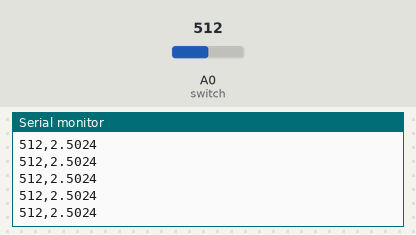
The sketch below on a simulated Arduino Uno, built with avr-gcc and run on an emulated ATmega328P. On the bench: the last lines printed to the serial monitor. The test bench sets the inputs (shaded band); at power-on: A0 (switch) = 512.

Above: at 1.2 s.
1.3 s: A0 (switch) set to 716
At 1.8 s:
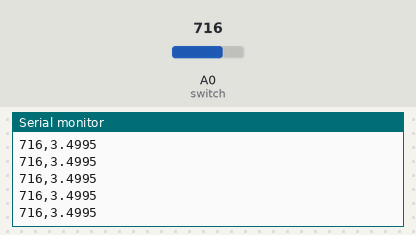
2.8 s: A0 (switch) set to 900
At 3.7 s:
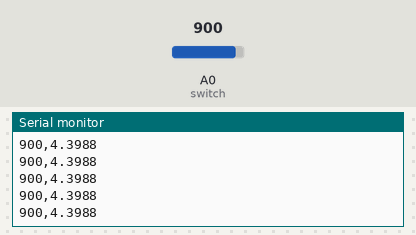
Timing chart, 0 to 5.8 s (numbered marks = the images above; inputs shaded):
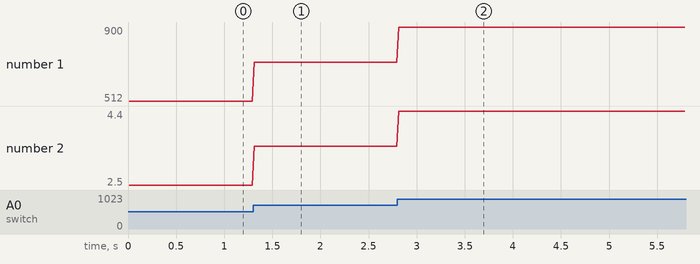

The sketch:

read_voltage.ino
```cpp
// Task 1.2: ReadAnalogVoltage variant. Prints raw ADC code and voltage on A0.
// At startup measures Vcc from the internal 1.1 V bandgap (ADC reference = Vcc).

long readVccMilli() {
  // MUX = 1110 (bandgap 1.1 V), REFS0 = AVcc reference
  ADMUX = _BV(REFS0) | _BV(MUX3) | _BV(MUX2) | _BV(MUX1);
  delay(5);                                  // let the bandgap settle
  long sum = 0;
  for (int i = 0; i < 64; i++) {
    ADCSRA |= _BV(ADSC);
    while (ADCSRA & _BV(ADSC));
    if (i >= 8) sum += ADC;                  // discard first conversions
  }
  float code = sum / 56.0;
  return (long)(1100.0 * 1024.0 / code);     // nominal bandgap 1.1 V (+-10 %)
}

void setup() {
  Serial.begin(115200);
  long vcc = readVccMilli();
  analogRead(A0);                            // switch mux back, discard
  Serial.print("# vcc_mV=");
  Serial.println(vcc);
  Serial.println("# columns=adc,U_5V");
}

void loop() {
  int adc = analogRead(A0);
  float u = adc * (5.0 / 1023.0);            // as in the official example
  Serial.print(adc);
  Serial.print(',');
  Serial.println(u, 4);
  delay(20);
}
```

Measured:
- after the input at 1.3 s, the serial monitor: prints a new line at once (image 1)
- after the input at 2.8 s, the serial monitor: prints a new line at once (image 2)
- plotted number 1: 512 → 716 after the input at 1.3 s, 716 → 900 after the input at 2.8 s
- plotted number 2: 2.5 → 3.5 after the input at 1.3 s, 3.5 → 4.4 after the input at 2.8 s
